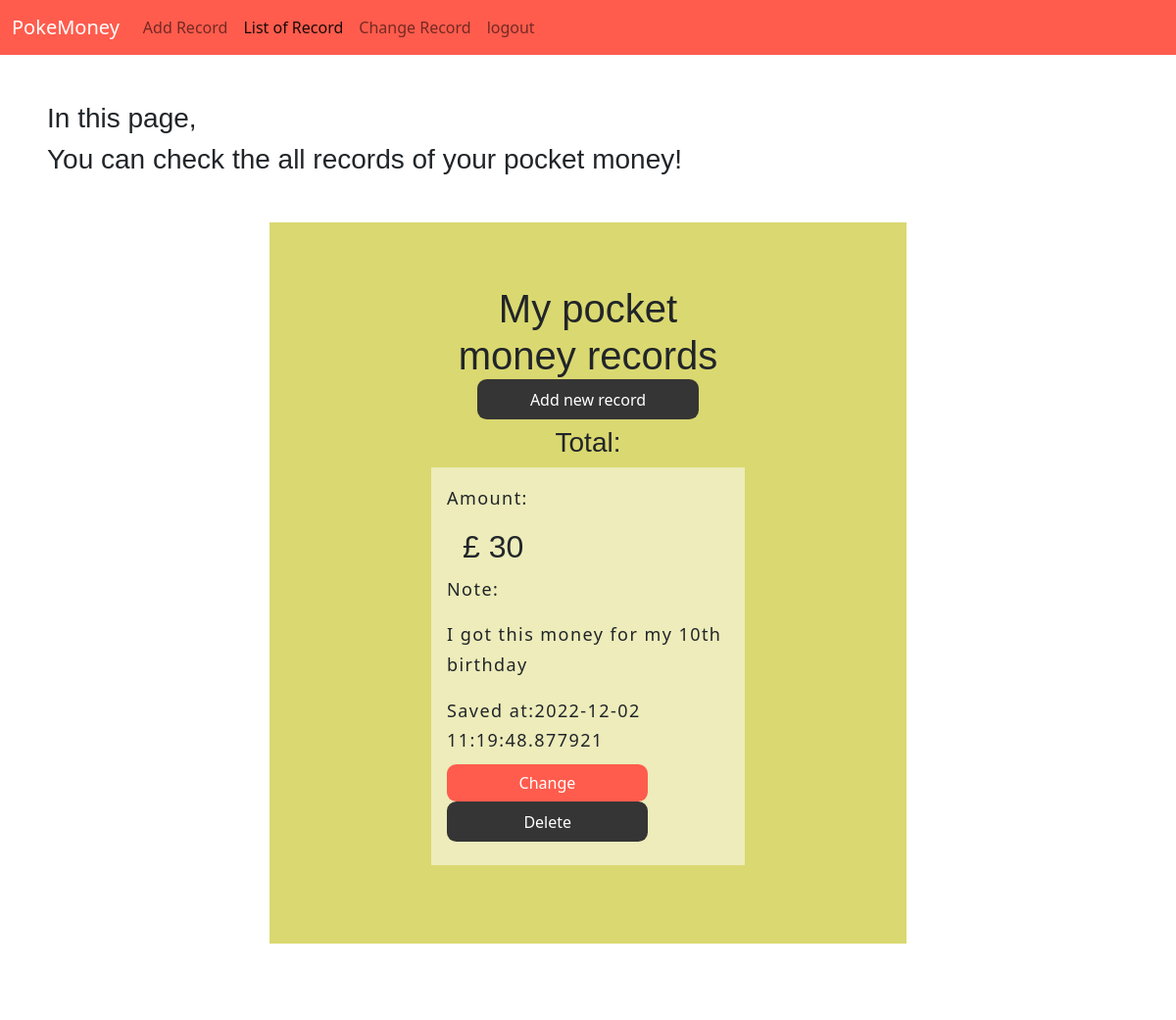
The app's page /create (signed in, upper part), older data.
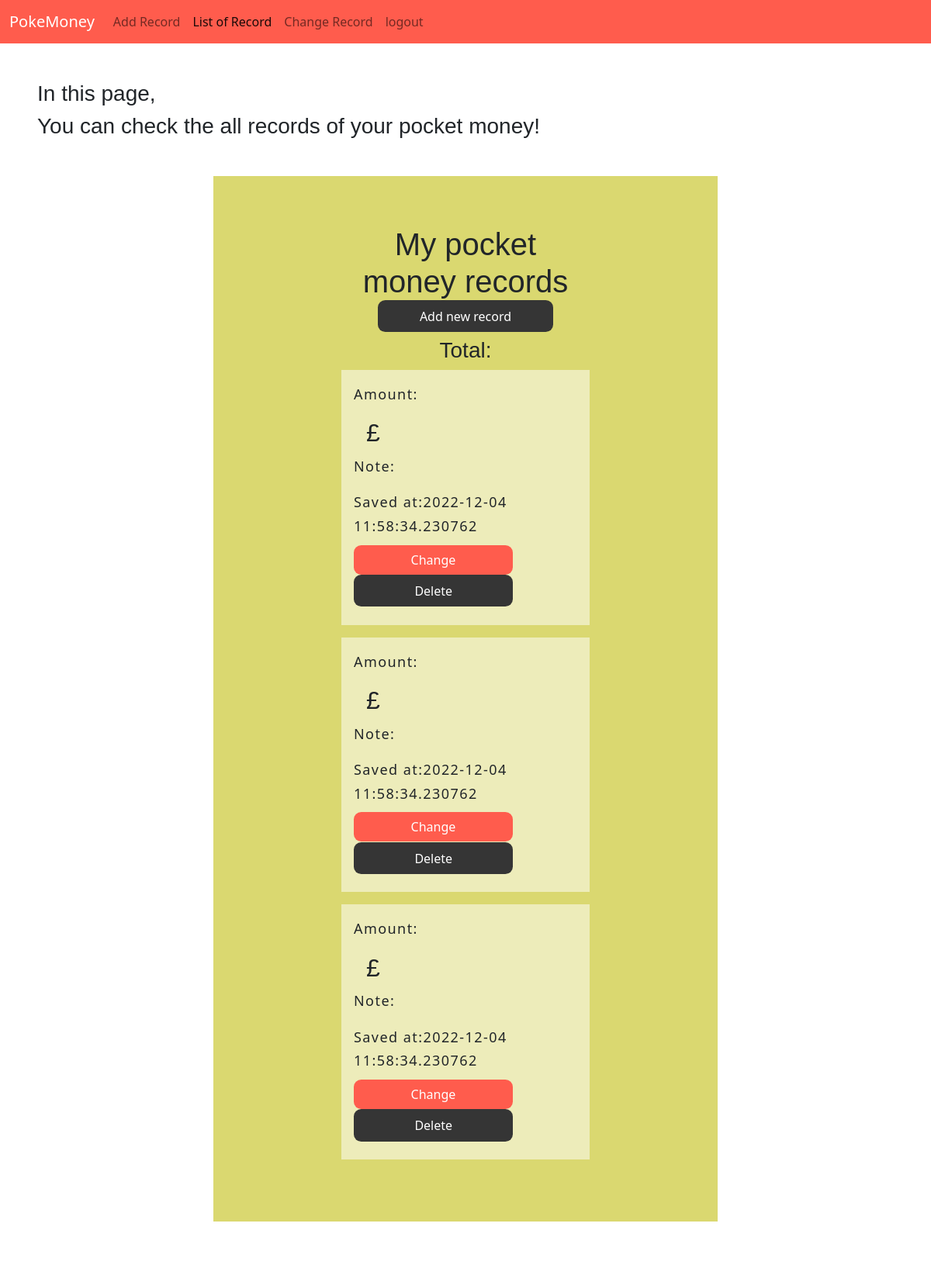
The same page, newer data.
### app.py (models this page shows)
class Post(db.Model):
  id = db.Column(db.Integer, primary_key=True)
  title = db.Column(db.String(5), nullable=False)
  body = db.Column(db.String(300), nullable=False) #note
  created_at = db.Column(db.DateTime, nullable=False, default=datetime.now())

### app.py (the view)
@app.route('/create', methods=['GET', 'POST']) #get=access to the web page
@login_required
def create():
    if request.method == 'GET':
      posts = Post.query.all()
      return render_template('create.html', posts=posts)

### app.py (called while the page is built)
@login_manager.user_loader
def load_uder(user_id):
    return User.query.get(int(user_id))

### templates/create.html (shortened to what this page needs)
{% extends "record.html" %}
{% block header %}
  <nav class="navbar navbar-expand-lg" role="navigation" style="background-color: #ff5c4d;">
    <div class="container-fluid">
      <a class="navbar-brand" href="#" style="color: #fff;">PokeMoney</a>
      <div class="collapse navbar-collapse" id="navbarNav">
        <ul class="navbar-nav">
          <li class="nav-item">
            <a class="nav-link" aria-current="true" href="/record">Add Record</a>
          </li>
          <li class="nav-item">
            <a class="nav-link active" href="/create">List of Record</a>
          </li>
          <li class="nav-item">
            <a class="nav-link" href="/1/update">Change Record</a>
          </li>
          <li class="nav-item">
            <a a class="nav-link" href="/login">logout</a>
          </li>
        </ul>
      </div>
    </div>
  </nav>
  <div class="header-box">
    <h3>In this page,</h3>
    <h3>You can check the all records of your pocket money! </h3>
  </div>
{% endblock %}
{% block content %}
<div class="homepage">
  <main class="form-signin" style="width: 20rem;">
  <h1>My pocket money records</h1>
    <div class="button-btn">
      <a class="button" href="/record" role="button">Add new record</a>
    </div>
    <h3>Total: </h3>
      {% for post in posts %}
        <article>
          <div class="article-box">
            <p>Amount:</p>
            <h2>£ {{post.title}}</h2>
          </div>
          <div>
            <p>Note:</p>
            <p>{{post.body}}</p>
          </div>
          <div>
            <p>Saved at:{{post.created_at}}</p>
          </div>
          <div class="button-btn">
            <a class="button3" href="/{{post.id}}/update" role="button">Change</a>
          </div>
          <div class="button-btn">
            <a class="button1" href="/{{post.id}}/delete" role="button">Delete</a>
          </div>
        </article>
      {% endfor%}
  </main>
</div>
{% endblock %}

Row changes from the older to the newer data that the page shows:
removed Post: title "30", body "I got this money for my 10th birthday", created_at "2022-12-02 11:19:48.877921"
added Post: created_at "2022-12-04 11:58:34.230762"
added Post: created_at "2022-12-04 11:58:34.230762"
added Post: created_at "2022-12-04 11:58:34.230762"
